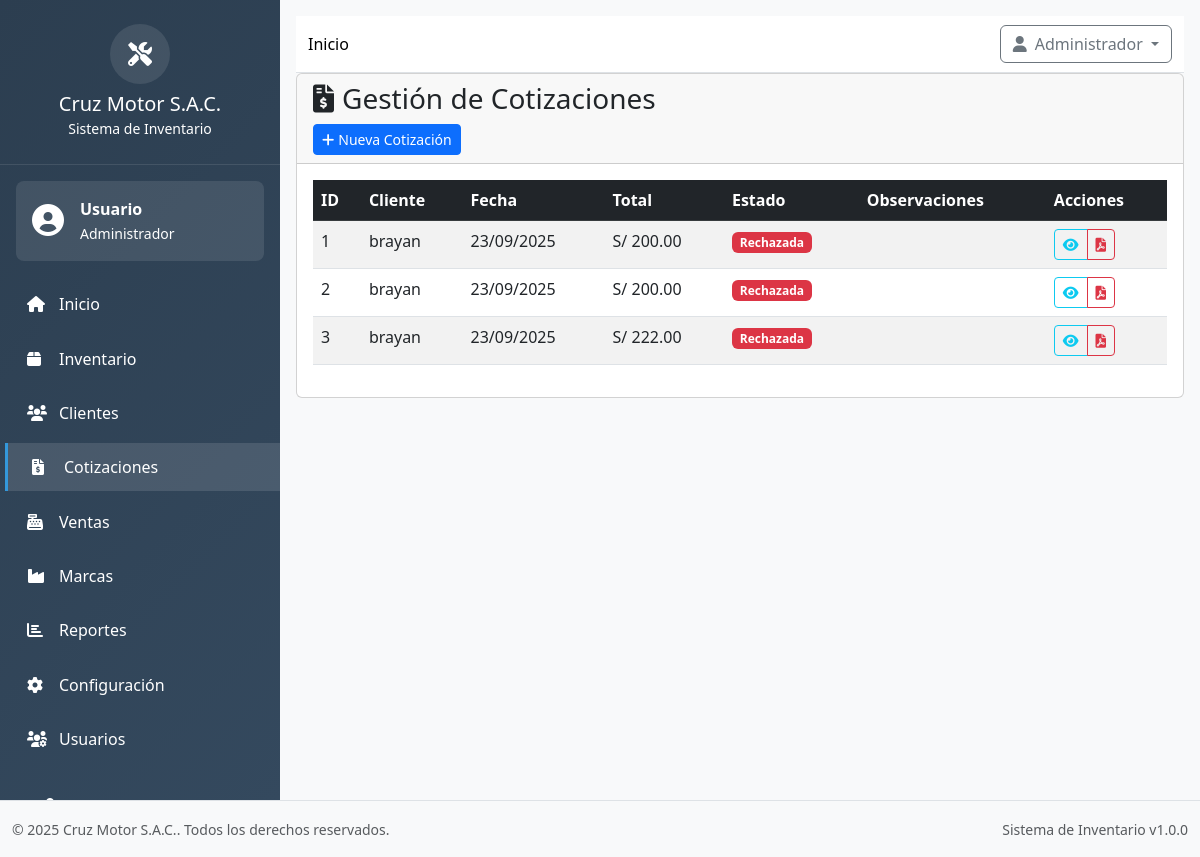
Screenshot of /?page=cotizaciones (signed in) with the database file from the repository.
### tables this page shows
CREATE TABLE `cotizaciones` (
  `id_cotizacion` int NOT NULL,
  `id_cliente` int NOT NULL,
  `fecha` datetime DEFAULT CURRENT_TIMESTAMP,
  `total` decimal(10,2) DEFAULT '0.00',
  `estado` enum('pendiente','aprobada','rechazada') DEFAULT 'pendiente',
  `observaciones` text
);

CREATE TABLE `clientes` (
  `id_cliente` int NOT NULL,
  `nombres` varchar(100) DEFAULT NULL,
  `apellidos` varchar(100) DEFAULT NULL,
  `nombre` varchar(150) NOT NULL,
  `apellido` varchar(150) DEFAULT NULL,
  `dni_ruc` varchar(20) DEFAULT NULL,
  `telefono` varchar(20) DEFAULT NULL,
  `correo` varchar(150) DEFAULT NULL,
  `estado` enum('activo','inactivo') DEFAULT 'activo',
  `tipo_documento` enum('dni','ruc','pasaporte','carnet_extranjeria') DEFAULT 'dni',
  `numero_documento` varchar(20) DEFAULT NULL,
  `email` varchar(100) DEFAULT NULL,
  `direccion` text,
  `distrito` varchar(50) DEFAULT NULL,
  `provincia` varchar(50) DEFAULT NULL,
  `departamento` varchar(50) DEFAULT NULL,
  `fecha_nacimiento` date DEFAULT NULL,
  `fecha_registro` timestamp NULL DEFAULT CURRENT_TIMESTAMP
);

### app/controllers/CotizacionController.php (called while the page is built, shortened)
<?php
class CotizacionController extends Controller
{
    private $cotizacionModel;
    public function __construct()
    {
        $this->cotizacionModel = new Cotizacion();
    }
    public function index()
    {
        try {
            $cotizaciones = $this->cotizacionModel->getAll();
            $this->view('cotizaciones/index', [
                'title' => 'Gestión de Cotizaciones',
                'cotizaciones' => $cotizaciones
            ]);
        } catch (Exception $e) {
            Logger::error("Error en CotizacionController::index - " . $e->getMessage());
            $this->view('errors/500', ['error' => 'Error al cargar cotizaciones']);
        }
    }
}

### app/core/Database.php (called while the page is built, shortened)
<?php
class Database
{
    private static $instance = null;
    private $connection;
    private $host;
    private $dbname;
    private $username;
    private $password;
    private $charset;
    private function __construct()
    {
        $this->host = DB_HOST;
        $this->dbname = DB_NAME;
        $this->username = DB_USER;
        $this->password = DB_PASS;
        $this->charset = DB_CHARSET;
    }
    public static function getInstance()
    {
        if (self::$instance === null) {
            self::$instance = new self();
        }
        return self::$instance;
    }
    private function connect()
    {
        try {
            $dsn = "mysql:host={$this->host};dbname={$this->dbname};charset={$this->charset}";
            $options = [
                PDO::ATTR_ERRMODE => PDO::ERRMODE_EXCEPTION,
                PDO::ATTR_DEFAULT_FETCH_MODE => PDO::FETCH_ASSOC,
                PDO::ATTR_EMULATE_PREPARES => false,
                PDO::MYSQL_ATTR_INIT_COMMAND => "SET NAMES {$this->charset}"
            ];
            $this->connection = new PDO($dsn, $this->username, $this->password, $options);
        } catch (PDOException $e) {
            Logger::error("Error de conexión a base de datos: " . $e->getMessage(), [
                'host' => $this->host,
                'database' => $this->dbname
            ]);
            throw new Exception("Error de conexión a la base de datos: " . $e->getMessage());
        }
    }
    public function select($sql, $params = [])
    {
        try {
            $stmt = $this->connection->prepare($sql);
            $stmt->execute($params);
            return $stmt->fetchAll();
        } catch (PDOException $e) {
            Logger::error("Error en consulta SELECT: " . $e->getMessage(), [
                'sql' => $sql,
                'params' => $params
            ]);
            throw new Exception("Error en consulta SELECT: " . $e->getMessage());
        }
    }
}

### app/core/Logger.php (called while the page is built, shortened)
<?php
class Logger
{
    private static function isLevelEnabled($level)
    {
        $levels = [
            self::DEBUG => 0,
            self::INFO => 1,
            self::WARNING => 2,
            self::ERROR => 3
        ];
        $logLevel = defined('LOG_LEVEL') ? LOG_LEVEL : 'INFO';
        $currentLevel = $levels[$logLevel] ?? 1;
        $messageLevel = $levels[$level] ?? 0;
        return $messageLevel >= $currentLevel;
    }
}

### app/core/Model.php (called while the page is built, shortened)
<?php
abstract class Model
{
    public function __construct()
    {
        try {
            $this->db = Database::getInstance();
        } catch (Exception $e) {
            Logger::error("Error al inicializar modelo: " . $e->getMessage(), [
                'model' => get_class($this)
            ]);
            throw $e;
        }
    }
}

### app/models/Cotizacion.php (called while the page is built, shortened)
<?php
class Cotizacion extends Model
{
    public function getAll()
    {
        return $this->db->select(
            "SELECT c.*, cl.nombre as cliente_nombre
             FROM cotizaciones c
             LEFT JOIN clientes cl ON c.id_cliente = cl.id_cliente
             ORDER BY c.fecha DESC"
        );
    }
}

### app/views/cotizaciones/index.php (the view, shortened to what this page needs)
<div class="row">
    <div class="col-12">
        <div class="card">
            <div class="card-header">
                <h3 class="card-title">
                    <i class="fas fa-file-invoice-dollar me-2"></i>Gestión de Cotizaciones
                </h3>
                <div class="card-tools">
                    <button type="button" class="btn btn-primary btn-sm" onclick="window.location.href='<?= BASE_PATH ?>/public/?page=cotizaciones&action=create'">
                        <i class="fas fa-plus me-1"></i>Nueva Cotización
                    </button>
                </div>
            </div>
            <div class="card-body">
                <div class="table-responsive">
                    <table id="cotizacionesTable" class="table table-striped table-hover">
                        <thead class="table-dark">
                            <tr>
                                <th>ID</th>
                                <th>Cliente</th>
                                <th>Fecha</th>
                                <th>Total</th>
                                <th>Estado</th>
                                <th>Observaciones</th>
                                <th>Acciones</th>
                            </tr>
                        </thead>
                        <tbody>
                            <?php if (isset($cotizaciones) && !empty($cotizaciones)): ?>
                                <?php foreach ($cotizaciones as $cotizacion): ?>
                                    <tr>
                                        <td><?= $cotizacion['id_cotizacion'] ?? 'N/A' ?></td>
                                        <td><?= $cotizacion['cliente_nombre'] ?? 'Sin cliente' ?></td>
                                        <td><?= isset($cotizacion['fecha']) ? date('d/m/Y', strtotime($cotizacion['fecha'])) : '-' ?></td>
                                        <td><?= isset($cotizacion['total']) ? 'S/ ' . number_format($cotizacion['total'], 2) : 'S/ 0.00' ?></td>
                                        <td>
                                            <?php
                                            $badge_class = [
                                                'pendiente' => 'warning',
                                                'aprobada' => 'success',
                                                'rechazada' => 'danger'
                                            ];
                                            $estado = $cotizacion['estado'] ?? 'pendiente';
                                            $class = $badge_class[$estado] ?? 'secondary';
                                            ?>
                                            <span class="badge bg-<?= $class ?>"><?= ucfirst($estado) ?></span>
                                        </td>
                                        <td>
                                        </td>
                                        <td>
                                            <div class="btn-group" role="group">
                                                <button type="button" class="btn btn-sm btn-outline-info" onclick="verCotizacion(<?= $cotizacion['id_cotizacion'] ?>)" title="Ver">
                                                    <i class="fas fa-eye"></i>
                                                </button>
                                                <button type="button" class="btn btn-sm btn-outline-danger" onclick="generarPDF(<?= $cotizacion['id_cotizacion'] ?>)" title="PDF">
                                                    <i class="fas fa-file-pdf"></i>
                                                </button>
                                            </div>
                                        </td>
                                    </tr>
                                <?php endforeach; ?>
                            <?php endif; ?>
                        </tbody>
                    </table>
                </div>
            </div>
        </div>
    </div>
</div>

### public/css/main.css (style rules this page uses)
:root { --primary-color: #2c3e50; --secondary-color: #3498db; --accent-color: #e74c3c; --success-color: #27ae60; --warning-color: #f39c12; --sidebar-width: 280px; }
body { font-family: 'Segoe UI', Tahoma, Geneva, Verdana, sans-serif; background-color: #f8f9fa; overflow-x: hidden; }
html { overflow-x: hidden; }
.table-responsive { overflow-x: auto; overflow-y: hidden; }
* { scrollbar-width: none; }

### rows the page displays
cotizaciones: id_cotizacion "1", id_cliente.nombre "brayan", fecha "23/09/2025", total "200.00", estado "Rechazada"
cotizaciones: id_cotizacion "2", id_cliente.nombre "brayan", fecha "23/09/2025", total "200.00", estado "Rechazada"
cotizaciones: id_cotizacion "3", id_cliente.nombre "brayan", fecha "23/09/2025", total "222.00", estado "Rechazada"

### other values shown
COMPANY_NAME "Cruz Motor S.A.C."
$user['nombre'] "Usuario"
$user['rol'] "Administrador"
APP_VERSION "1.0.0"
